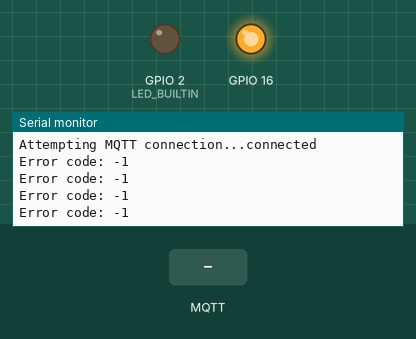
The sketch below on a simulated ESP8266 (NodeMCU). Shown: output pins drawn as LEDs (lit = HIGH, except the on-board LED, lit = LOW), the last lines printed to the serial monitor. The inputs (shaded band) are chosen by the test bench. WiFi joins after 1.5 s; servers stay silent unless stated; random numbers use the default seed unless the sketch sets one; no MQTT or app messages arrive unless stated.

Above: at 2.7 s.
2.8 s: MQTT message "GPIO control" arrives on the first subscribed topic
At 3.12 s:
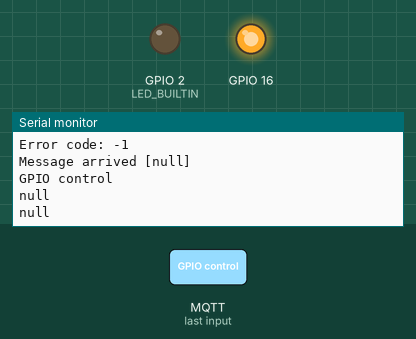
4.4 s: MQTT message "high" arrives on the first subscribed topic
At 4.72 s:
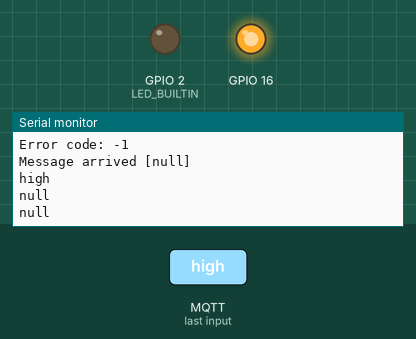
6.0 s: MQTT message "1" arrives on the first subscribed topic
At 6.33 s:
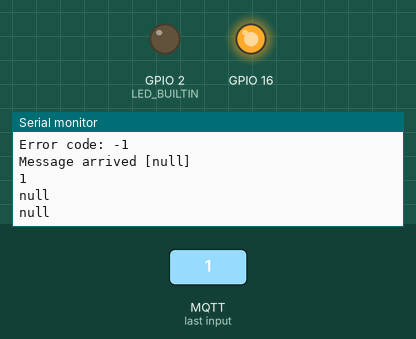

The sketch:

ESP8266_blink.ino
```cpp
#include <ESP8266WiFi.h> //https://github.com/esp8266/Arduino
#include <DNSServer.h>
#include <ESP8266WebServer.h>
#include <ESP8266HTTPClient.h>
#include "WiFiManager.h"
#include <ArduinoJson.h>
#include <PubSubClient.h>
#include <iostream>
#include <string.h>
boolean sendreq = false;
WiFiClient client;
HTTPClient http;
PubSubClient mqtt_client(client);
String requestUrl = "http://iot-platform-application-912380012.ap-southeast-1.elb.amazonaws.com/api/v1/device/verifydevice/123456";
//String requestUrl = "http://192.168.30.100:5000/api/v1/device/verifydevice/9qd3ns6782h";
//String gatewayip;
String payload;
String controltp;
const char* lwt;
char sendlwd[500];
char sendlwc[500];
void configModeCallback (WiFiManager *myWiFiManager)
{
  Serial.println("Entered config mode");
  Serial.println(WiFi.softAPIP());
  Serial.println(myWiFiManager->getConfigPortalSSID());
}
void setup()
{
  Serial.begin(115200);
  pinMode(LED_BUILTIN, OUTPUT);
  pinMode(16, OUTPUT);
  digitalWrite(16, HIGH);
  digitalWrite(LED_BUILTIN, HIGH);
  //Khai báo wifiManager thuộc class WiFiManager, được quy định trong file WiFiManager.h
  WiFiManager wifiManager;
  //có thể reset các cài đặt cũ bằng cách gọi hàm:
  //wifiManager.resetSettings();
  //Cài đặt callback, khi kết nối với wifi cũ thất bại, thiết bị sẽ gọi hàm callback
  //và khởi động chế độ AP với SSID được cài tự động là "ESP+chipID"
  wifiManager.setAPCallback(configModeCallback);
  if (!wifiManager.autoConnect())
  {
  Serial.println("failed to connect and hit timeout");
  //Nếu kết nối thất bại, thử kết nối lại bằng cách reset thiết bị
  ESP.reset();
  delay(1000);
  }
  //Nếu kết nối wifi thành công, in thông báo ra màn hình
  mqtt_client.setCallback(callback);
}
void callback(char* topic, byte* payload, unsigned int length) {
  char str[length+1];
  Serial.print("Message arrived [");
  Serial.print(topic);
  Serial.println("] ");
  int i;
  for (i=0; i<length; i++) {
    Serial.print((char)payload[i]);
    str[i]=(char)payload[i];
  }
  str[i] = 0;
  Serial.println();
  StaticJsonDocument <256> doc;
  deserializeJson(doc,payload);
  String mes = doc["message"];
  String gpiostatus = doc["status"];
  Serial.println(mes);
  Serial.println(gpiostatus);
  if(mes == "GPIO control"){
    Serial.println("control");
    if (gpiostatus == "high"){
      digitalWrite(LED_BUILTIN, HIGH);
      digitalWrite(16, HIGH);
      Serial.println("LED OFF");
    }
    else{
      digitalWrite(LED_BUILTIN, LOW);
      digitalWrite(16, LOW);
      Serial.println("LED ON");
    }
  }
}
void loop()
{
  if (WiFi.status() == WL_CONNECTED) {
    if ( sendreq == false){
      http.begin(client, requestUrl);
      int httpResponseCode = http.GET();
      if (httpResponseCode == HTTP_CODE_OK) {
        payload = http.getString();
        Serial.println("Response payload: " + payload);
        sendreq = true;
      }
      else {
        Serial.print("Error code: ");
        Serial.println(httpResponseCode);
      }
      http.end();
    }
    DynamicJsonDocument doc(1024);
    deserializeJson(doc, payload);
    JsonObject obj = doc.as<JsonObject>();
    String gatewayip = obj["gatewayip"];
    String controltopic = obj["controlTopic"];
    String lastwill = obj["datastream"];
    const char* gwip = gatewayip.c_str();
    mqtt_client.setServer(gwip, 1883);
    const char* controltp = controltopic.c_str();
    lwt = lastwill.c_str();
    mqtt_client.subscribe(controltp);
    if (!mqtt_client.connected()) {
      reconnect();
    }
    mqtt_client.loop();
  } else {
    Serial.println("WiFi Disconnected");
  }
}
void reconnect() {
  // Loop until we're reconnected
  while (!mqtt_client.connected()) {
    Serial.print("Attempting MQTT connection...");
    // Create a random client ID
    String clientId = "ESP8266Client-";
    clientId += String(random(0xffff), HEX);
    sprintf(sendlwd, "%s", ""); // Cleans the payload content
    sprintf(sendlwd, "%s {\"message\": %s", sendlwd, "\"Last will\""); // Adds the contect
    sprintf(sendlwd, "%s, \"value\": \"%s\"}", sendlwd, "Device Disconnected"); // Adds value
    sprintf(sendlwc, "%s", ""); // Cleans the payload content
    sprintf(sendlwc, "%s {\"message\": %s", sendlwc, "\"Last will\""); // Adds the contect
    sprintf(sendlwc, "%s, \"value\": \"%s\"}", sendlwc, "Device Connected"); // Adds value
    // Attempt to connect
    if (mqtt_client.connect(clientId.c_str(),lwt,0, false, sendlwd)) {
      Serial.println("connected");
      // Once connected, publish an announcement...
      mqtt_client.publish(lwt, sendlwc);
    } else {
      Serial.print("failed, rc=");
      Serial.print(mqtt_client.state());
      Serial.println(" try again in 5 seconds");
      // Wait 5 seconds before retrying
      delay(5000);
    }
  }
}
```

Measured:
- after the input at 2.8 s, the serial monitor: prints a new line after 0.16 s (image 1)
- after the input at 4.4 s, the serial monitor: prints a new line after 0.17 s (image 2)
- after the input at 6.0 s, the serial monitor: prints a new line after 0.18 s (image 3)
